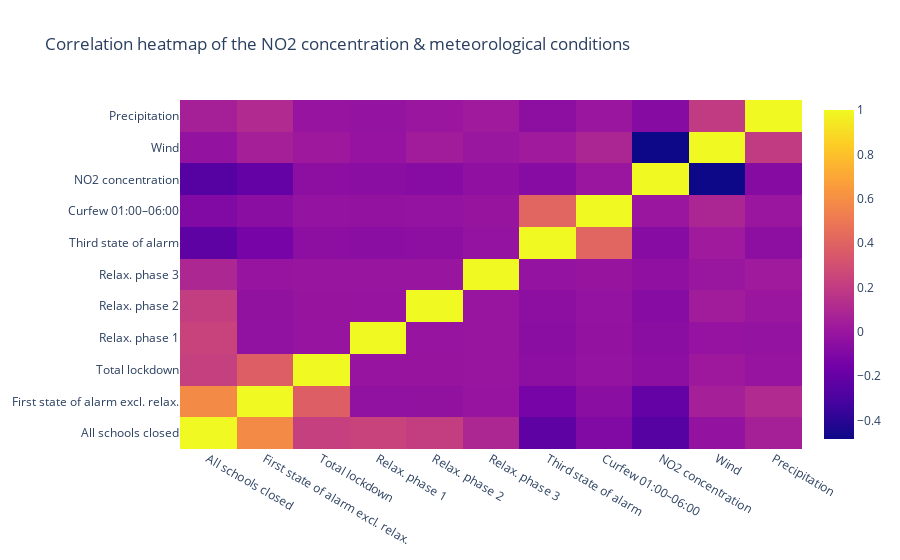

The notebook cell this image was saved under:
### Code cell
corr = df.corr()

trace = go.Heatmap(z=corr.values,
                   x=corr.index.values,
                   y=corr.columns.values,

                   )

fig = go.Figure()
fig.add_trace(trace)
fig.update_layout(
    title="Correlation heatmap of the NO2 concentration & meteorological conditions"
)
fig.show()
fig.write_html("correlation.html", full_html=False, include_plotlyjs='cdn')

### Figure 1 — Plotly figure (JSON) as saved in the notebook; plotly's stock layout.template omitted (floating-point values rounded to 4 significant figures)
{"data": [{"type": "heatmap", "x": ["All schools closed", "First state of alarm excl. relax.", "Total lockdown", "Relax. phase 1", "Relax. phase 2", "Relax. phase 3", "Third state of alarm", "Curfew 01:00–06:00", "NO2 concentration", "Wind", "Precipitation"], "y": ["All schools closed", "First state of alarm excl. relax.", "Total lockdown", "Relax. phase 1", "Relax. phase 2", "Relax. phase 3", "Third state of alarm", "Curfew 01:00–06:00", "NO2 concentration", "Wind", "Precipitation"], "z": [[1, 0.5819, 0.2205, 0.24, 0.2101, 0.09361, -0.2301, -0.09385, -0.2575, -0.02422, 0.05612], [0.5819, 1, 0.3789, -0.03112, -0.02725, -0.01214, -0.1339, -0.05461, -0.208, 0.05009, 0.1099], [0.2205, 0.3789, 1, -0.01179, -0.01033, -0.004601, -0.05075, -0.02069, -0.0478, 0.01588, -0.01136], [0.24, -0.03112, -0.01179, 1, -0.01124, -0.005006, -0.05522, -0.02252, -0.05513, -0.01796, -0.01962], [0.2101, -0.02725, -0.01033, -0.01124, 1, -0.004384, -0.04836, -0.01972, -0.06975, 0.03574, 0.006448], [0.09361, -0.01214, -0.004601, -0.005006, -0.004384, 1, -0.02154, -0.008785, -0.03705, -9.935e-05, 0.02524], [-0.2301, -0.1339, -0.05075, -0.05522, -0.04836, -0.02154, 1, 0.4078, -0.07208, 0.02785, -0.0485], [-0.09385, -0.05461, -0.02069, -0.02252, -0.01972, -0.008785, 0.4078, 1, 0.006227, 0.08381, 0.00128], [-0.2575, -0.208, -0.0478, -0.05513, -0.06975, -0.03705, -0.07208, 0.006227, 1, -0.4837, -0.07537], [-0.02422, 0.05009, 0.01588, -0.01796, 0.03574, -9.935e-05, 0.02785, 0.08381, -0.4837, 1, 0.1974], [0.05612, 0.1099, -0.01136, -0.01962, 0.006448, 0.02524, -0.0485, 0.00128, -0.07537, 0.1974, 1]]}], "layout": {"title": {"text": "Correlation heatmap of the NO2 concentration & meteorological conditions"}}}
